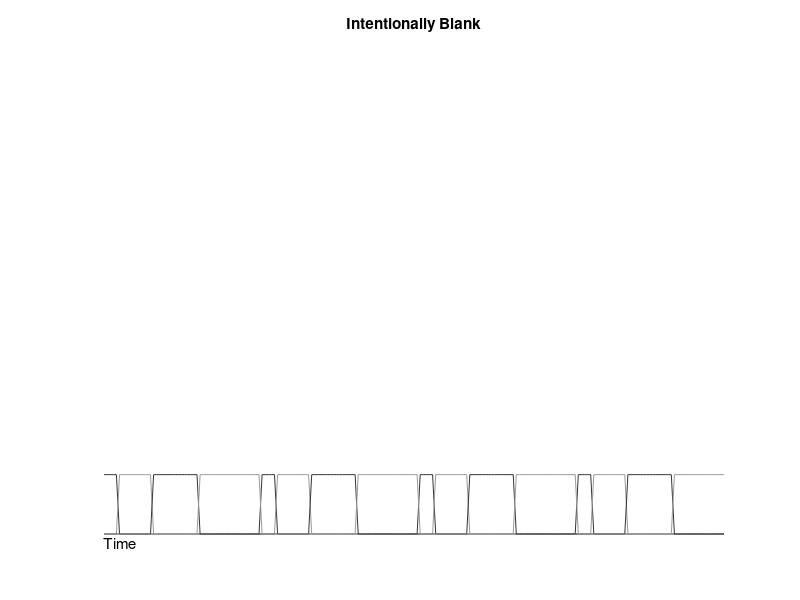
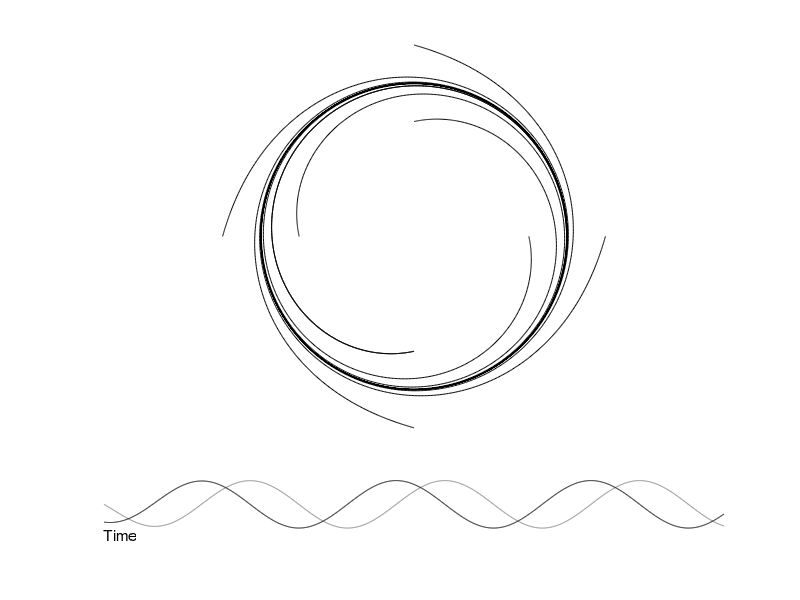
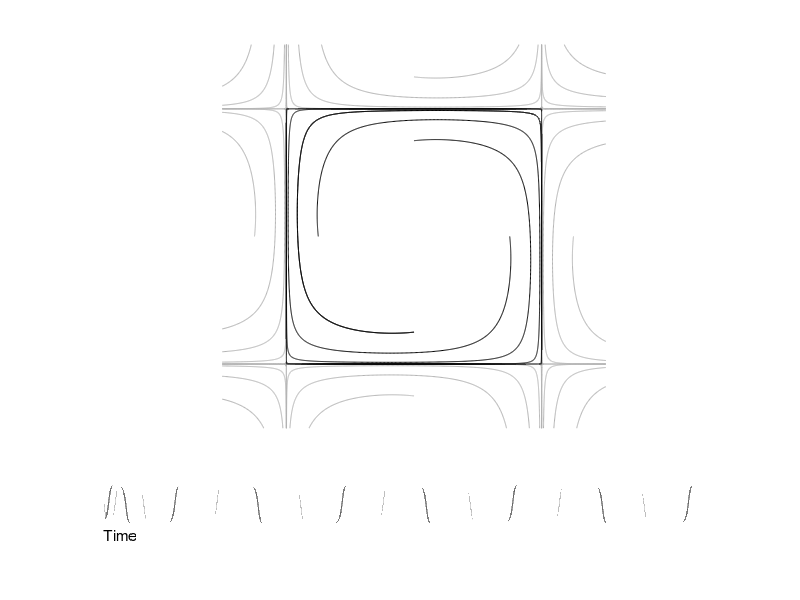

MATLAB code to generate these figures, in order:
function figure1
%FIGURE1  Finite State Machine, Hopf Oscillator, and 2-Torus Heteroclinic Cycle

%   Andrew D. Horchler, horchler @ gmail . com, Created 7-5-13
%   Revision: 1.1, 6-15-14


figure1a(); % Simulated finite state machine time series
figure1b(); % Phase portrait and time series of Hopf limit cycle oscilator
figure1c(); % Phase portrait and time series of four-node SHC cycle on 2-torus


function figure1a
%FIGURE1A  Plot Figure 1a, Simulated finite state machine time series

figure('Color',[1 1 1],'Renderer','painters');
pos = get(gcf,'Position'); set(gcf,'Position',pos([1:2 4 3]));

t0 = 0; dt = 2e-1; tf = 40; t = t0:dt:tf; lt = length(t);

% Initial condition, start in state 1
y0 = [1 zeros(1,3)]; y = zeros(lt,length(y0)); y(1,:) = y0;

% Transition matrix
T = zeros(4); T([2:5:3*4 3*4+1]) = 1;

% Simulate finite state machine with simple timers
timer = 0;
for i = 1:lt-1
    transition = false;
    timer = timer+dt;
    switch find(y(i,:),1)
        case 1
            if timer >= 1
                transition = true;
            end
        case 2
            if timer >= 2
                transition = true;
            end
        case 3
            if timer >= 3
                transition = true;
            end
        case 4
            if timer >= 4
                transition = true;
            end
    end
    if transition
        timer = 0; 
        y(i+1,:) = T*y(i,:).';
    else
        y(i+1,:) = y(i,:);
    end
end

subplot(5,1,1:4);
axis off; title('Intentionally Blank');

subplot(5,1,5);
axis([0 t(end) 0 1]); axis off; hold on;
plot(t,y(:,1),'Color',[0.2 0.2 0.2]);
plot(t,y(:,2),'Color',[0.6 0.6 0.6]);
plot(t,y(:,3),'Color',[0.2 0.2 0.2]);
plot(t,y(:,4),'Color',[0.6 0.6 0.6]);
ht = text(0,-0.15,'Time'); set(ht,'FontSize',11);

drawnow;


function figure1b
%FIGURE1B  Plot Figure 1b, Phase portrait and time series of Hopf limit cycle

omega = -2; % Negative sign for clockwise cycle like with Figure 1c
t0 = 0; tf = 10; h = [t0 tf];
options = odeset('Refine',20,'AbsTol',1e-6,'RelTol',1e-6);

% Initial conditions for phase space plot
y0 = [0.75 0;
      -0.75 0;
      0 0.75;
      0 -0.75;
      1.25 0;
      -1.25 0;
      0 1.25;
      0 -1.25];

figure('Color',[1 1 1],'Renderer','painters');
pos = get(gcf,'Position'); set(gcf,'Position',pos([1:2 4 3]));

% Phase space plot
subplot(5,1,1:4);
axis([-1.25 1.25 -1.25 1.25]); axis square; axis off; hold on;
for i = 1:size(y0,1)
    [~,y] = ode45(@(t,y)hopf(t,y,omega),h,y0(i,:),options);
    plot(y(:,1),y(:,2),'k');
    drawnow;
end
[t,y] = ode45(@(t,y)hopf(t,y,omega),h,y0(4,:),options);
plot(y(:,1),y(:,2),'k');
drawnow;

subplot(5,1,5);
axis([0 t(end) -1.25 1.25]); axis off; hold on;
plot(t,y(:,1),'Color',[0.5 0.5 0.5]);
plot(t,y(:,2),'k');
ht = text(0,-1.25,'Time'); set(ht,'FontSize',11);
drawnow;


function figure1c
%FIGURE1C  Plot Figure 1c, Phase portrait and time series of four-node SHC cycle

alp = 1/7;
t0 = 0; tf = 4e1; h = [t0 tf];
options = odeset('Refine',20,'AbsTol',1e-6,'RelTol',1e-6);

% Initial conditions for phase space plot
y0 = [0.75 0;
      -0.75 0;
      0 0.75;
      0 -0.75]*pi/2;
y0b = [[y0(:,1)+pi y0(:,2)];y0+pi;[y0(:,1) y0(:,2)+pi];[y0(:,1)-pi y0(:,2)+pi]];
y0b = [y0b;[y0(:,1)-pi y0(:,2)];y0-pi;[y0(:,1) y0(:,2)-pi];[y0(:,1)+pi y0(:,2)-pi]];

figure('Color',[1 1 1],'Renderer','painters');
pos = get(gcf,'Position'); set(gcf,'Position',pos([1:2 4 3]));

% Phase space plot
subplot(5,1,1:4);
axis([-1 1 -1 1]*pi*0.75); axis square; axis off; hold on;
for i = 1:size(y0b,1)
    [~,y] = ode45(@(t,y)torus2heteroclinic(t,y,alp),h,y0b(i,:),options);
    plot(y(:,1),y(:,2),'Color',[0.7 0.7 0.7]);
    drawnow;
end
for i = 1:size(y0,1)
    [~,y] = ode45(@(t,y)torus2heteroclinic(t,y,alp),h,y0(i,:),options);
    plot(y(:,1),y(:,2),'k');
    drawnow;
end

% Simulate as noisy SHC cycle to obtain time plot
dt = 1e-3;
t = h(1):dt:10*h(2); lt = length(t);
y = zeros(lt,length(y0(end,:))); y(1,:) = y0(end,:);
f = @(t,y)torus2heteroclinic(t,y,alp);
epsilon = 1e-8; rng(1); r = epsilon*sqrt(dt)*randn(lt-1,2);
for i = 1:lt-1
    y(i+1,:) = min(max(y(i,:)+f(t(i),y(i,:).').'*dt+r(i,:),-pi/2),pi/2);
end
plot(y(:,1),y(:,2),'k');
drawnow;

subplot(5,1,5);
axis([0 t(end) -pi*0.75 pi*0.75]); axis off; hold on;
plot(t,y(:,1),'Color',[0.5 0.5 0.5]);
plot(t,y(:,2),'k'); drawnow;
ht = text(0,-pi*0.75,'Time'); set(ht,'FontSize',11);
drawnow;


function ydot=hopf(t,y,omega)	%#ok<INUSL>
%HOPF  Hopf Oscillator

% State: [x; y]
r2m1 = 1-sum(y.^2);
ydot = [r2m1 -omega;omega r2m1]*y;


function ydot=torus2heteroclinic(t,y,alp)	%#ok<INUSL>
%TORUS2HETEROCLINIC  Heteroclinic Cycle on 2-Torus
%   Shaw, et al. 2012

% State: [x; y]
ydot = sin([y(2);-y(1)]).*cos(y)+alp*sin(2*y);